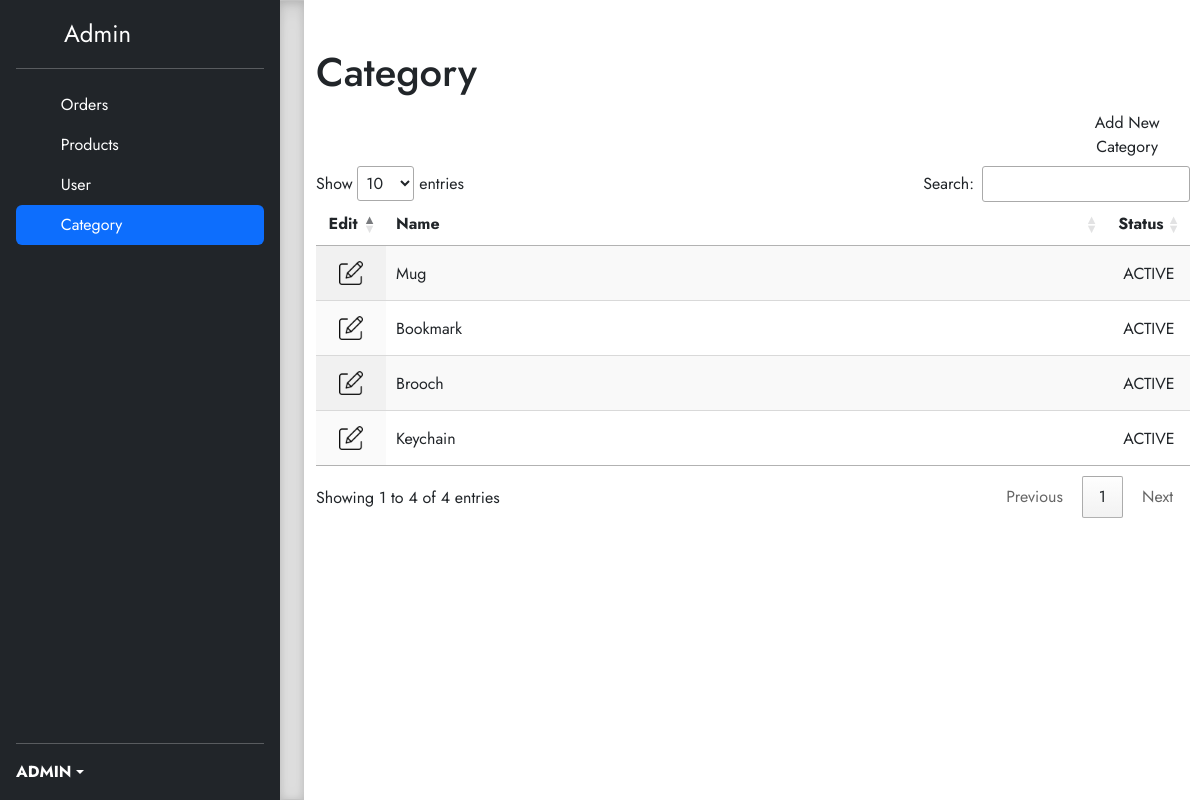
The app's page /sites/category/category.php (signed in) with its own data.
### tables this page shows
CREATE TABLE `category` (
  `category_id` int(11) NOT NULL,
  `category_name` varchar(255) DEFAULT NULL,
  `category_status` char(1) DEFAULT NULL
);

### sites/category/category.php (the view, shortened to what this page needs)
<?php
    include '../../applications/mainframe.php';
?>
<!doctype html>
<html lang="en">
  <head>
  </head>
  <body>
<main class="d-flex flex-nowrap">
  <div class="d-flex flex-column flex-shrink-0 p-3 text-bg-dark" style="width: 280px;">
    <a href="../orders/orders.php" class="d-flex align-items-center mb-3 mb-md-0 me-md-auto text-white text-decoration-none">
      <svg class="bi pe-none me-2" width="40" height="32"><use xlink:href="#bootstrap"/></svg>
      <span class="fs-4">Admin</span>
    </a>
    <hr>
    <ul class="nav nav-pills flex-column mb-auto">
      <li>
        <a href="../orders/orders.php" class="nav-link text-white">
          <svg class="bi pe-none me-2" width="16" height="16"><use xlink:href="#table"/></svg>
          Orders
        </a>
      </li>
      <li>
        <a href="../product/product.php" class="nav-link text-white">
          <svg class="bi pe-none me-2" width="16" height="16"><use xlink:href="#grid"/></svg>
          Products
        </a>
      </li>
      <li>
        <a href="../user/user.php" class="nav-link text-white">
          <svg class="bi pe-none me-2" width="16" height="16"><use xlink:href="#people-circle"/></svg>
          User
        </a>
      </li>
      <li>
        <a href="#" class="nav-link text-white active">
          <svg class="bi pe-none me-2" width="16" height="16"><use xlink:href="#speedometer2"/></svg>
          Category
        </a>
      </li>
    </ul>
    <hr>
    <div class="dropdown">
      <?php
      $user=$_SESSION['user_id'];
      $query = "SELECT UPPER(user_name) AS name FROM `user` WHERE user_id=$user";
      $result = mysqli_query($conn, $query);
      if (mysqli_num_rows($result)==1){
      ?>
      <a href="#" class="d-flex align-items-center text-white text-decoration-none dropdown-toggle" data-bs-toggle="dropdown" aria-expanded="false">
        <strong><?php echo mysqli_fetch_assoc($result)["name"];}?></strong>
      </a>
    </div>
  </div>
  <div class="b-example-divider b-example-vr"></div>
  <div class="container pt-5">
    <div class="row">
        <div class="col">
            <h1>Category</h1>
        </div>
    </div>
    <div class="row">
      <div class="col-md-10">
      </div>
      <div class="col-md-2">
        <div class="row ">
          <button type="" class="btn justify-content-right" id="addBtn" name="addBtn">Add New Category</button>
        </div>
      </div>
    </div>
    <div class="row">
    <table id="datagrid" class="display" title="News List">
      <thead>
          <tr>
              <th>Edit</th>
              <th>Name</th>
              <th>Status</th>
          </tr>
      </thead>
      <tbody>
        <?php
        $query4 = "SELECT category_id, category_name, CASE WHEN category_status='Y' THEN 'ACTIVE' ELSE 'INACTIVE' END AS status FROM category WHERE category_status!='D'";
        $result4 = mysqli_query($conn,$query4);
        if(mysqli_num_rows($result4)>0){
          while($row2=mysqli_fetch_assoc($result4)){
            ?>
            <tr>
              <td><?php echo $row2["category_id"]?></td>
              <td><?php echo $row2["category_name"]?></td>
              <td><?php echo $row2["status"]?></td>
            </tr>
            <?php
          }
        }
        ?>
      </tbody>
    </table>
    </div>
  </div>
</main>
  </body>
</html>

### applications/mainframe.php (style rules this page uses)
body { font-family: 'Jost', sans-serif; }

### sites/category/category.php (style rules this page uses)
.b-example-divider { height: 3rem; background-color: rgba(0, 0, 0, .1); border: solid rgba(0, 0, 0, .15); border-width: 1px 0; box-shadow: inset 0 .5em 1.5em rgba(0, 0, 0, .1), inset 0 .125em .5em rgba(0, 0, 0, .15); }
.b-example-vr { flex-shrink: 0; width: 1.5rem; height: 100vh; }
.bi { vertical-align: -.125em; fill: currentColor; }

### records on screen
category: category_name "Mug", status "ACTIVE"
category: category_name "Bookmark", status "ACTIVE"
category: category_name "Brooch", status "ACTIVE"
category: category_name "Keychain", status "ACTIVE"

### other values on screen
mysqli_fetch_assoc($result)["name"] "ADMIN"
